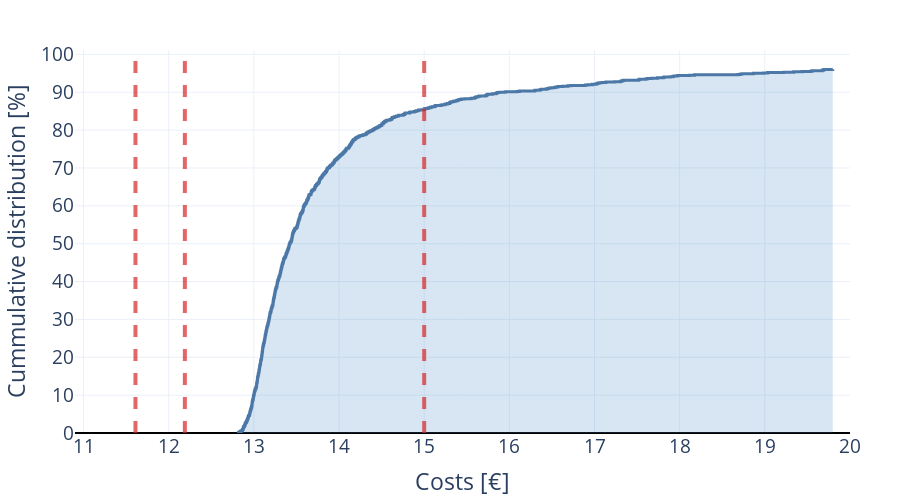

Here is the notebook cell this chart was saved with:
### Code cell
graph = pd.DataFrame(index=list(range(0, len(costs))), data={"costs": costs})
#graph = graph[graph.costs < 50]
print(graph.costs.median())
print(graph.costs.mean())


fig = px.ecdf(graph, x=["costs"], ecdfnorm="percent")
fig.data[0]["x"] = fig.data[0]["x"][:-39]
fig.data[0]["y"] = fig.data[0]["y"][:-39]
fig.update_traces(line_width=3, fillcolor="rgba(55, 128, 191, 0.2)", fill="tozeroy")

# Red dashed line
fig.add_shape(
 type='line',
 x0=11.61, x1=11.61, y0=0, y1=100,
 line={'dash': 'dash', 'width': 4,
       'color': 'rgba(214, 39, 40, 0.7)'})

fig.add_shape(
 type='line',
 x0=12.19, x1=12.19, y0=0, y1=100,
 line={'dash': 'dash', 'width': 4,
       'color': 'rgba(214, 39, 40, 0.7)'})

fig.add_shape(
 type='line',
 x0=15, x1=15, y0=0, y1=100,
 line={'dash': 'dash', 'width': 4,
       'color': 'rgba(214, 39, 40, 0.7)'})

fig.update_layout(
    layout,
    xaxis_range=[10.9, 20],
    xaxis_dtick=1,
    yaxis_dtick=10,
    height=500,
    width=900,
    showlegend=False,
    xaxis_title="Costs [€]",
    yaxis_title="Cummulative distribution [%]",
    yaxis_showline=False, yaxis_linewidth=2, yaxis_linecolor='black',
    xaxis_showline=False, xaxis_linewidth=2, xaxis_linecolor='black',
)
fig.show()

### Figure 1 — Plotly figure (JSON) as saved in the notebook; plotly's stock layout.template omitted (floating-point values rounded to 4 significant figures; data arrays with more than 128 entries replaced by an {"elided": "..."} marker saying what was removed)
{"data": [{"fill": "tozeroy", "fillcolor": "rgba(55, 128, 191, 0.2)", "hovertemplate": "variable=costs<br>value=%{x}<br>percent=%{y}<extra></extra>", "legendgroup": "costs", "line": {"dash": "solid", "shape": "hv", "width": 3}, "marker": {"color": "#4C78A8", "symbol": "circle"}, "mode": "lines", "name": "costs", "orientation": "v", "showlegend": true, "type": "scatter", "x": {"elided": "961 float values"}, "xaxis": "x", "y": {"elided": "961 float values"}, "yaxis": "y"}], "layout": {"font": {"size": 19}, "height": 500, "legend": {"title": {"text": "variable"}, "tracegroupgap": 0}, "margin": {"b": 10, "l": 20, "r": 50, "t": 50}, "shapes": [{"line": {"color": "rgba(214, 39, 40, 0.7)", "dash": "dash", "width": 4}, "type": "line", "x0": 11.61, "x1": 11.61, "y0": 0, "y1": 100}, {"line": {"color": "rgba(214, 39, 40, 0.7)", "dash": "dash", "width": 4}, "type": "line", "x0": 12.19, "x1": 12.19, "y0": 0, "y1": 100}, {"line": {"color": "rgba(214, 39, 40, 0.7)", "dash": "dash", "width": 4}, "type": "line", "x0": 15, "x1": 15, "y0": 0, "y1": 100}], "showlegend": false, "width": 900, "xaxis": {"anchor": "y", "domain": [0, 1], "dtick": 1, "linecolor": "black", "linewidth": 2, "range": [10.9, 20], "showline": false, "title": {"text": "Costs [€]"}, "type": "linear", "zerolinecolor": "black", "zerolinewidth": 2}, "yaxis": {"anchor": "x", "autorange": true, "domain": [0, 1], "dtick": 10, "linecolor": "black", "linewidth": 2, "range": [0, 101.2], "rangemode": "tozero", "showline": false, "title": {"text": "Cummulative distribution [%]"}, "type": "linear", "zerolinecolor": "black", "zerolinewidth": 2}}}
